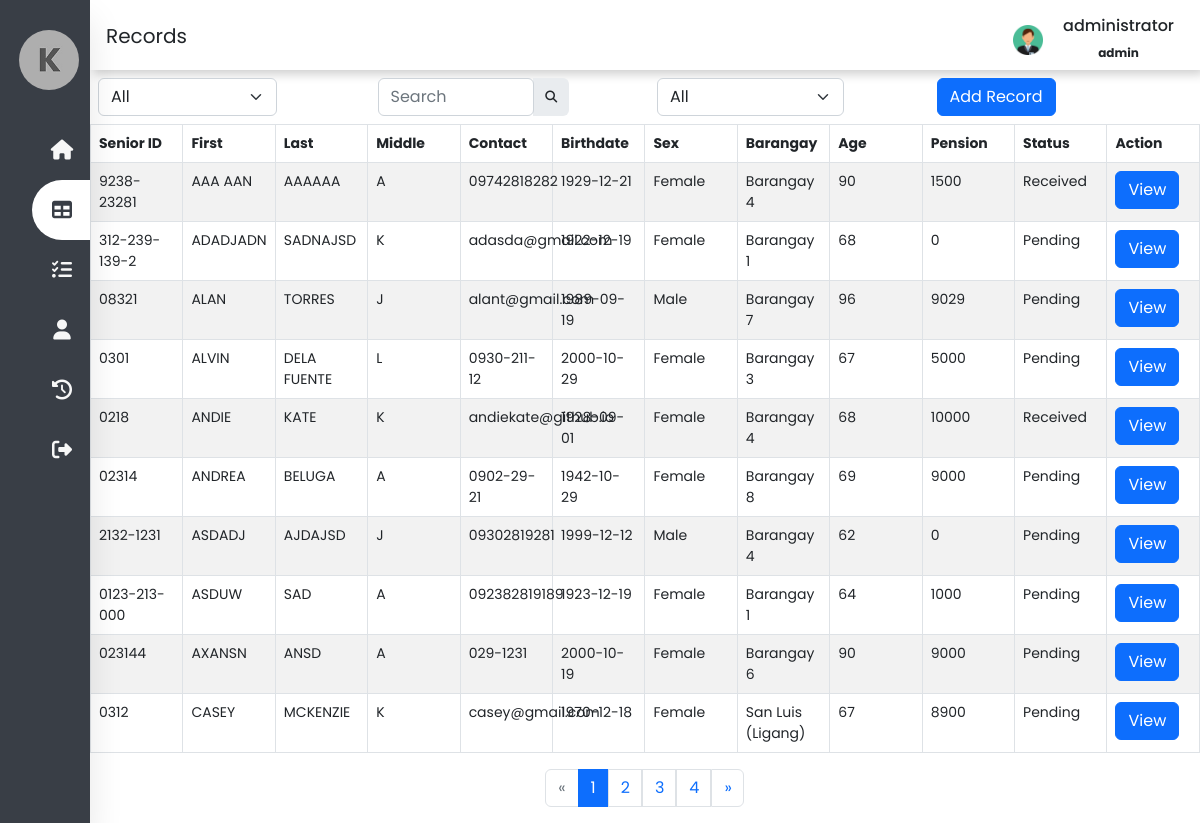
Page /deprecated/records.php (signed in) on the earlier database version.
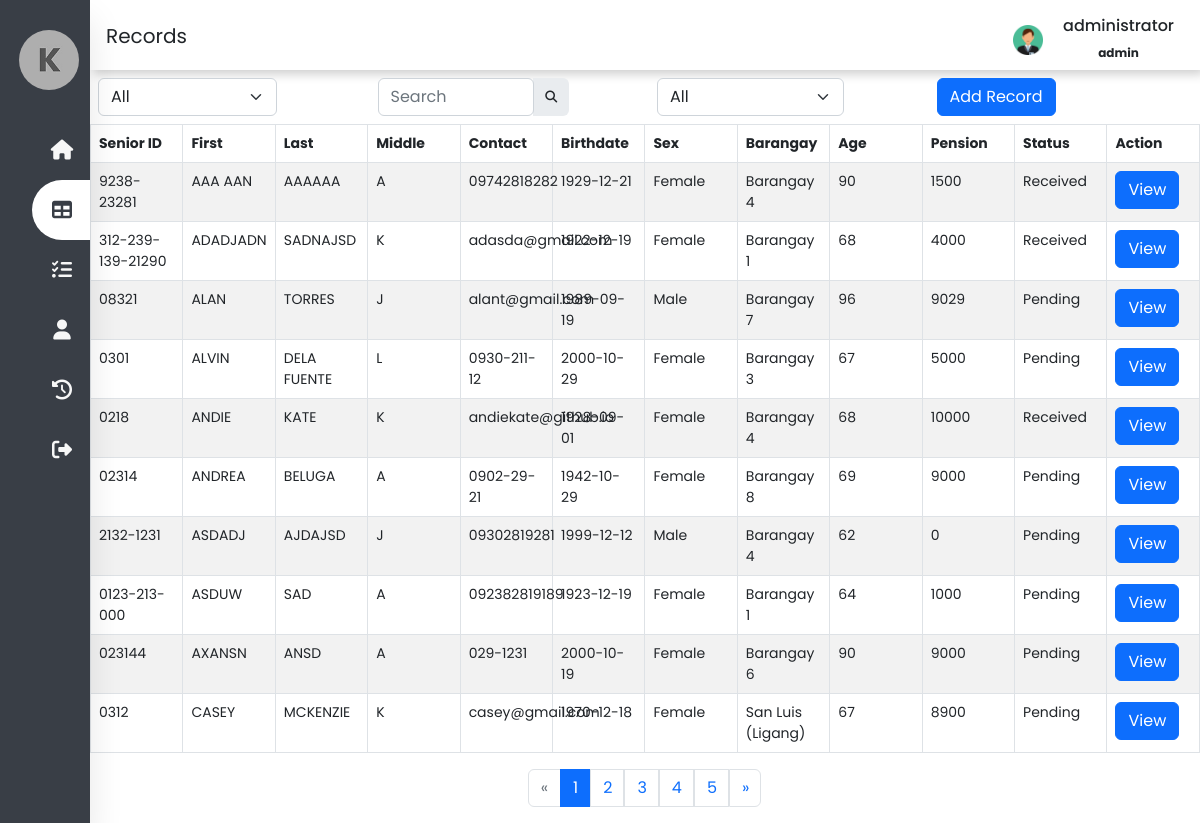
Same page on the later database version.
### tables this page shows
CREATE TABLE `tbl_records` (
  `id` int(11) NOT NULL,
  `uid` varchar(150) NOT NULL,
  `fx_id` varchar(50) NOT NULL,
  `fx_firstname` varchar(50) NOT NULL,
  `fx_lastname` varchar(50) NOT NULL,
  `fx_middlename` varchar(50) NOT NULL,
  `fx_contact` varchar(150) NOT NULL,
  `fd_birthdate` date NOT NULL,
  `fx_gender` varchar(50) NOT NULL,
  `fx_barangay` varchar(150) NOT NULL,
  `fn_age` int(3) NOT NULL,
  `fn_pension` bigint(50) NOT NULL,
  `fn_status` varchar(50) NOT NULL,
  `life_status` varchar(150) NOT NULL,
  `fd_pension` date NOT NULL,
  `account_status` varchar(150) NOT NULL,
  `fx_pwd` varchar(50) NOT NULL,
  `fd_started` date NOT NULL,
  `fx_remarks` varchar(150) NOT NULL,
  `fd_remarks` date NOT NULL,
  `fx_remove` varchar(10) NOT NULL
);

### deprecated/records.php (the view, shortened to what the changed rows need)
<?php
include('conn/connection.php');
$limit = isset($_SESSION['records-limit']) ? $_SESSION['records-limit'] : 10;
$page = isset($_GET['page']) ? $_GET['page'] : 1;
$paginationStart = ($page - 1) * $limit;
$records = $conn->query("SELECT * FROM tbl_records ORDER BY `tbl_records`.`fx_firstname` ASC LIMIT $paginationStart, $limit");
$allrecords = $records->fetch_all(MYSQLI_ASSOC);
$sql = $conn->query("SELECT count(id) AS id FROM tbl_records");
$custCount = $sql->fetch_all(MYSQLI_ASSOC);
$allRecrods = $custCount[0]['id'];
$totoalPages = ceil($allRecrods / $limit);
if (isset($_SESSION['user_id']) && isset($_SESSION['user_name'])) {
?>
<!DOCTYPE html>
<html lang="en">
<head>
    <link href="https://cdn.jsdelivr.net/npm/bootstrap@5.2.2/dist/css/bootstrap.min.css" rel="stylesheet">
    <link rel="stylesheet" type="text/css" href="css/g_style.css">
    <link rel="stylesheet" type="text/css" href="css/records_style.css">
    <link rel="stylesheet" href="https://cdnjs.cloudflare.com/ajax/libs/font-awesome/6.2.0/css/all.min.css">
</head>
<body>
    <div class="main-content">
        <header>
            <div class="header-title">
                <h2>
                    <label for="">
                        Records
                </h2>
            </div>
        </header>
        <div class="table-div t-1" id="container">
            <table id="datatable" class="table table-striped table-bordered">
                <thead>
                    <tr>
                        <th scope="col">Senior ID</th>
                        <th scope="col">First</th>
                        <th scope="col">Last</th>
                        <th scope="col">Middle</th>
                        <th scope="col">Contact</th>
                        <th scope="col">Birthdate</th>
                        <th scope="col">Sex</th>
                        <th scope="col">Barangay</th>
                        <th scope="col">Age</th>
                        <th scope="col">Pension</th>
                        <th scope="col">Status</th>
                        <th scope="col">Action</th>
                    </tr>
                </thead>
                <tbody>
                    <?php foreach($allrecords as $row) :  ?>
                    <tr>
                        <td id="sid"> <?php echo $row['fx_id']; ?> </td>
                        <td> <?php echo $row['fx_firstname']; ?> </td>
                        <td> <?php echo $row['fx_lastname']; ?> </td>
                        <td> <?php echo $row['fx_middlename']; ?> </td>
                        <td> <?php echo $row['fx_contact']; ?> </td>
                        <td> <?php echo $row['fd_birthdate']; ?> </td>
                        <td> <?php echo $row['fx_gender']; ?> </td>
                        <td> <?php echo $row['fx_barangay']; ?> </td>
                        <td> <?php echo $row['fn_age']; ?> </td>
                        <td> <?php echo $row['fn_pension']; ?> </td>
                        <td> <?php echo $row['fn_status']; ?> </td>
                        <td> <button id='<?php echo $row['fx_id']; ?>' class="view btn btn-primary"
                                style="width: auto;">View</button></td>
                    </tr>
                    <?php endforeach; ?>
                </tbody>
            </table>
        </div>
        <div class="d-flex justify-content-center">
            <ul class="pagination">
                <?php for($i = 1; $i <= $totoalPages; $i++ ): ?>
                <li class="page-item <?php if($page == $i) {echo 'active'; } ?>">
                    <a class="page-link w-100" href="records.php?page=<?= $i; ?>"> <?= $i; ?> </a>
                </li>
                <?php endfor; ?>
            </ul>
        </div>
    </div>
</body>
</html>
<?php
}else{
    header("Location: index.php");
    exit();
}
?>

Differences in the rows shown:
changed tbl_records "ADADJADN": fx "312-239-139-2" → "312-239-139-21290"; fn_pension "0" → "4000"; fn_status "Pending" → "Received"
Other differences:
new list line: "5"
